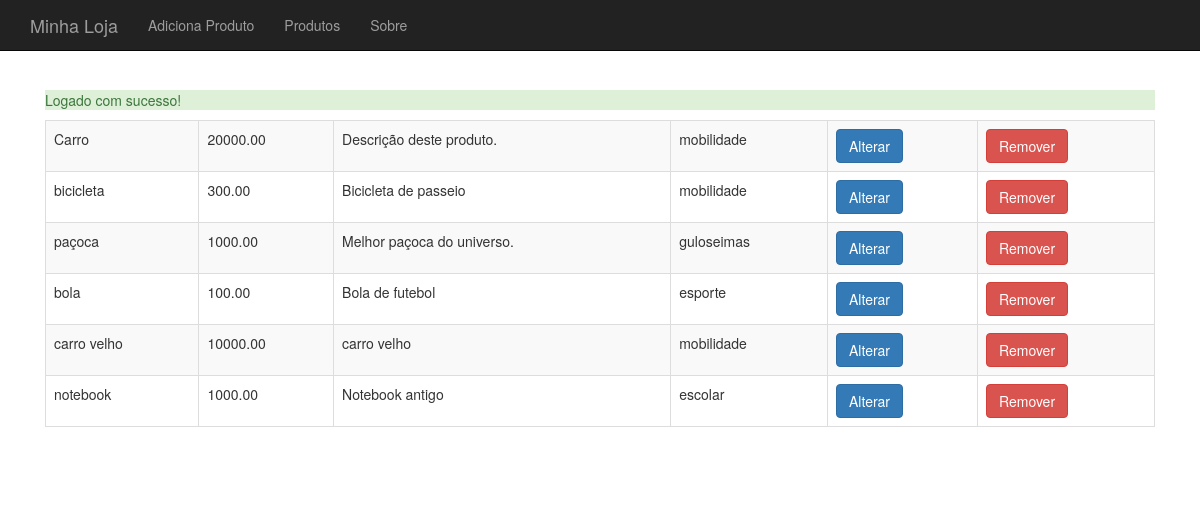
/produto-lista.php (signed in), run on the app's committed database.
### tables this page shows
CREATE TABLE `produtos` (
  `id` int(11) NOT NULL AUTO_INCREMENT,
  `nome` varchar(255) DEFAULT NULL,
  `preco` decimal(10,2) DEFAULT NULL,
  `descricao` text,
  `categoria_id` int(11) DEFAULT NULL,
  `usado` tinyint(1) DEFAULT '0',
  PRIMARY KEY (`id`)
);

CREATE TABLE `categorias` (
  `id` int(11) NOT NULL AUTO_INCREMENT,
  `nome` varchar(255) DEFAULT NULL,
  PRIMARY KEY (`id`)
);

### banco-produto.php (called while the page is built, shortened)
<?php
function listaProdutos($conexao) {
	$produtos = array();
	$resultado = mysqli_query($conexao, "SELECT p.*, c.nome as categoria_nome FROM produtos as p join categorias as c on p.categoria_id=c.id");
	while($produto = mysqli_fetch_assoc($resultado)) {
		array_push($produtos, $produto);
	}
	return $produtos;
}

### produto-lista.php (the view, shortened to what this page needs)
<?php
require "header.php";
require "conecta.php";
require "banco-produto.php";
?>
<table class="table table-striped table-bordered">
<?php
$produtos = listaProdutos($conexao);
foreach($produtos as $produto):
?>
	<tr>
		<td><?php echo $produto['nome'];?></td>
		<td><?php echo $produto['preco'];?></td>
		<td><?php echo substr($produto['descricao'], 0, 40);?></td>
		<td><?php echo $produto['categoria_nome'];?></td>
		<td><a class="btn btn-primary" href="produto-altera-formulario.php?id=<?php echo $produto['id']?>">Alterar</a></td>
		<td>
			<form action="remove-produto.php" method="post">
				<button class="btn btn-danger">Remover</button>
			</form>
		</td>
	</tr>
<?php
endforeach;
?>
</table>
<?php require "footer.php" ?>

### css/loja.css (style rules this page uses)
body { padding-top: 50px; }

### data on the page
produtos: nome "Carro", preco "20000.00", descricao "Descrição deste produto.", categoria.nome "mobilidade"
produtos: nome "bicicleta", preco "300.00", descricao "Bicicleta de passeio", categoria.nome "mobilidade"
produtos: nome "paçoca", preco "1000.00", descricao "Melhor paçoca do universo.", categoria.nome "guloseimas"
produtos: nome "bola", preco "100.00", descricao "Bola de futebol", categoria.nome "esporte"
produtos: nome "carro velho", preco "10000.00", descricao "carro velho", categoria.nome "mobilidade"
produtos: nome "notebook", preco "1000.00", descricao "Notebook antigo", categoria.nome "escolar"

### other printed values
$_SESSION[$tipo] "Logado com sucesso!"
